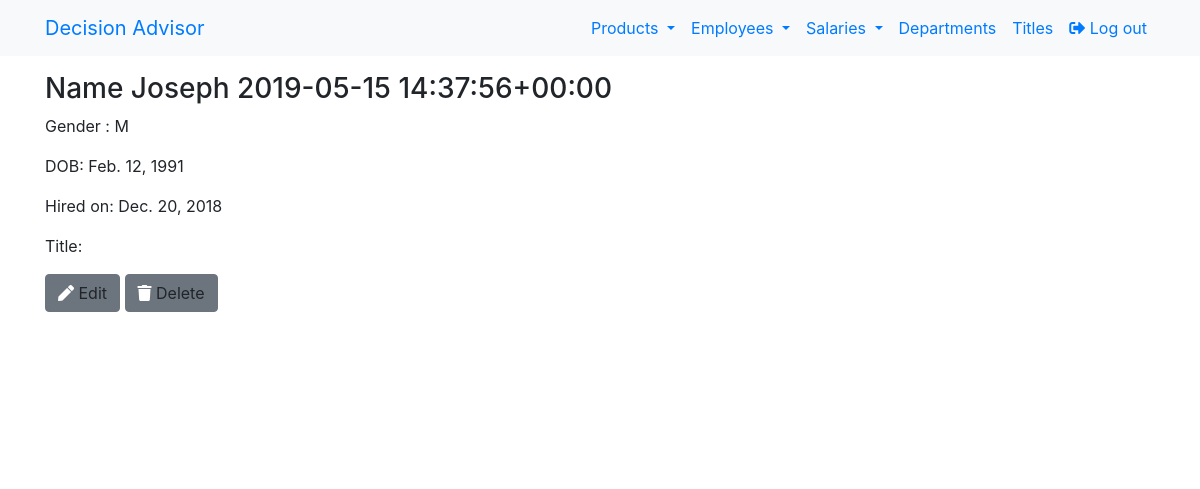
Before: /management/employee/detail/1/ (signed in) with the older database file.
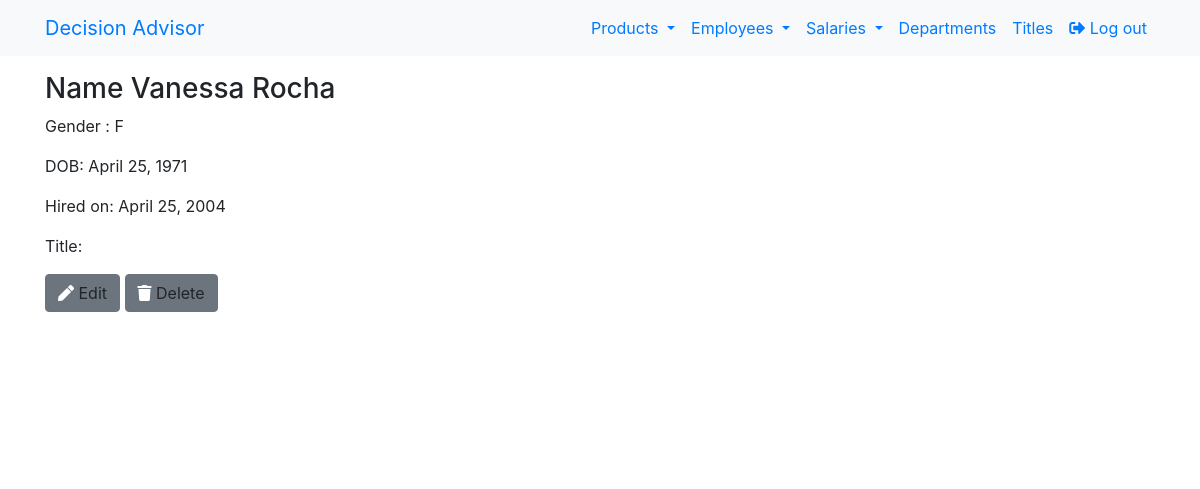
After: the same page with the newer database file.
### management/models.py (models this page shows, shortened)
class Employee(models.Model):
    GENDER_CHOICES = (
        ('M', 'Male'),
        ('F', 'Female'),
    )
    emp_no = models.AutoField(primary_key=True, null=False)
    birth_date = models.DateField(null=True)
    first_name = models.CharField(max_length=14)
    last_name = models.CharField(max_length=16)
    gender = models.CharField(max_length=1, null=True, choices=GENDER_CHOICES)
    hire_date = models.DateField(null=True)
    class Meta:
        db_table = 'employees'
        ordering = ['hire_date']
    def fullname(self):
        return self.first_name + ' ' + self.last_name
    objects = models.Manager()

### management/views.py (the view)
# urls.py: path('employee/detail/<int:pk>/', views.EmployeeDetailView.as_view(), name='employee_detail'),
class EmployeeDetailView(LoginRequiredMixin, DetailView):
    model = Employee

### management/templates/management/employee_detail.html (shortened to what this page needs)
{% extends "base.html" %}
{% block content %}
<h3>Name {{employee.fullname}} </h3>
<p> Gender : {{employee.gender}}</p>
<p> DOB: {{employee.birth_date}} </p>
<p> Hired on: {{employee.hire_date}} </p>
<p> Title:
</p>
{% if user.is_authenticated %}
  <a class='btn btn-secondary' href="{% url 'management:employee_update' pk=employee.pk %}">
    <span class='fas fa-pen'></span>
    <span class="text-body icon-label">Edit</span>
  </a>
  <a class='btn btn-secondary' href="{% url 'management:employee_delete' pk=employee.pk %}">
    <i class="fas fa-trash"></i>
    <span class="text-body icon-label">Delete</span>
  </a>
{% endif %}
{% endblock content %}

### templates/base.html (shortened to what this page needs)
<!DOCTYPE html>
{% load static %}
<html>
  <head>
    <link rel="stylesheet" href="https://stackpath.bootstrapcdn.com/bootstrap/4.3.1/css/bootstrap.min.css">
    <link rel="stylesheet" href="https://use.fontawesome.com/releases/v5.8.1/css/all.css">
  </head>
  <body>
    <div class="container mb-5">
      {% include "_navigation.html" %}
    </div>
    <div class="container pt-4 mycontent">
      {% block content %}
      {% endblock %}
    </div>
    <canvas id="canvas"></canvas>
  </body>
</html>

### templates/_navigation.html (shortened to what this page needs)
<nav class="navbar fixed-top navbar-expand-lg bg-light mynav" role="navigation" id="navbar">
      <div class="container">
        <div class="navbar-nav align-items-center">
          <a class="navbar-brand mynav" href="#">Decision Advisor</a>
        </div>
        <div class="navbar-nav ml-auto">
          {% if user.is_authenticated %}
            <li class="nav-item dropdown">
              <a class="nav-link dropdown-toggle" href="#" id="navbardrop" data-toggle="dropdown"> Products </a>
            <li class="nav-item dropdown">
              <a class="nav-link dropdown-toggle" href="#" id="navbardrop" data-toggle="dropdown"> Employees </a>
            </li>
            <li class="nav-item dropdown">
              <a class="nav-link dropdown-toggle" href="#" id="navbardrop" data-toggle="dropdown"> Salaries </a>
            </li>
              <a class="nav-item nav-link" href="{% url 'management:departments_list' %}" class="btn btn-simple"> Departments </a>
            <li>
              <a class="nav-item nav-link" href="{% url 'management:titles_list' %}" class="btn btn-simple"> Titles </a>
            </li>
            <li>
              <a class="nav-item nav-link" href="{% url 'accounts:logout' %}" class="btn btn-simple"><i class="fas fa-sign-out-alt"></i> Log out</a>
            </li>
          {% else %}
            <a class="nav-item nav-link" href="{% url 'accounts:login' %}?next={{request.path}}" class="btn btn-simple"><i class="fas fa-user"></i> Log in</a>
            <a class="nav-item nav-link" href="{% url 'accounts:signup' %}?next={{request.path}}" class="btn btn-simple"><i class="fas fa-user-plus"></i> Sign up</a>
          {% endif %}
        </div>
      </div>
    </nav>

Changed rows visible on the page:
changed Employee: fullname "Joseph 2019-05-15 14:37:56+00:00" → "Vanessa Rocha"; gender "M" → "F"; birth_date "Feb. 12, 1991" → "April 25, 1971"; hire_date "Dec. 20, 2018" → "April 25, 2004"
